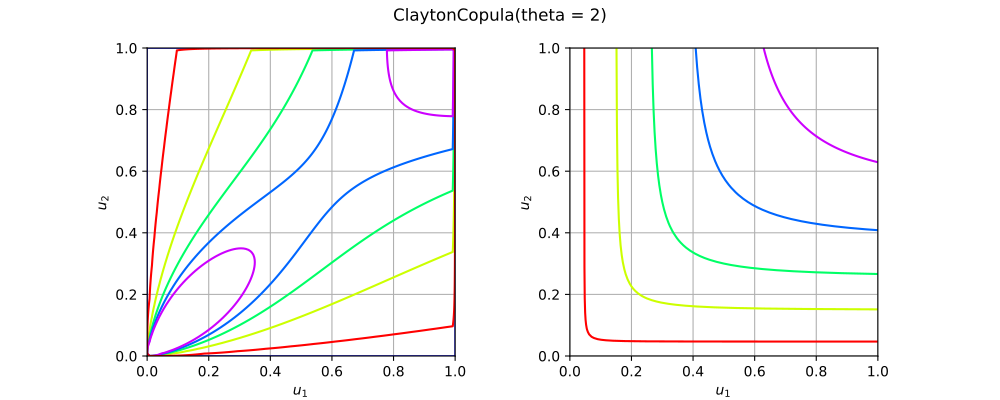

Write Python code to recreate this figure.
import openturns as ot
from matplotlib import pyplot as plt
from openturns.viewer import View
if ot.ClaytonCopula().__class__.__name__ == 'EmpiricalBernsteinCopula':
    sample = ot.Dirichlet([1.0, 2.0, 3.0]).getSample(100)
    copula = ot.EmpiricalBernsteinCopula(sample, 4)
elif ot.ClaytonCopula().__class__.__name__ == 'ExtremeValueCopula':
    copula = ot.ExtremeValueCopula(ot.SymbolicFunction("t", "t^3/2-t/2+1"))
elif ot.ClaytonCopula().__class__.__name__ == 'MaximumEntropyOrderStatisticsCopula':
    marginals = [ot.Beta(1.5, 3.2, 0.0, 1.0),  ot.Beta(2.0, 4.3, 0.5, 1.2)]
    copula = ot.MaximumEntropyOrderStatisticsCopula(marginals)
elif ot.ClaytonCopula().__class__.__name__ == 'NormalCopula':
    R = ot.CorrelationMatrix(2)
    R[1, 0] = 0.8
    copula = ot.NormalCopula(R)
elif ot.ClaytonCopula().__class__.__name__ == 'SklarCopula':
    student = ot.Student(3.0, [1.0]*2, [3.0]*2, ot.CorrelationMatrix(2))
    copula =  ot.SklarCopula(student)
else:
    copula = ot.ClaytonCopula()
if copula.getDimension() == 1:
    copula = ot.ClaytonCopula(2)
copula.setDescription(['$u_1$', '$u_2$'])
pdf_graph = copula.drawPDF()
cdf_graph = copula.drawCDF()
fig = plt.figure(figsize=(10, 4))
pdf_axis = fig.add_subplot(121)
cdf_axis = fig.add_subplot(122)
View(pdf_graph, figure=fig, axes=[pdf_axis], add_legend=False, square_axes=True)
View(cdf_graph, figure=fig, axes=[cdf_axis], add_legend=False, square_axes=True)
title = str(copula)[:100].split('\n')[0]
fig.suptitle(title)
